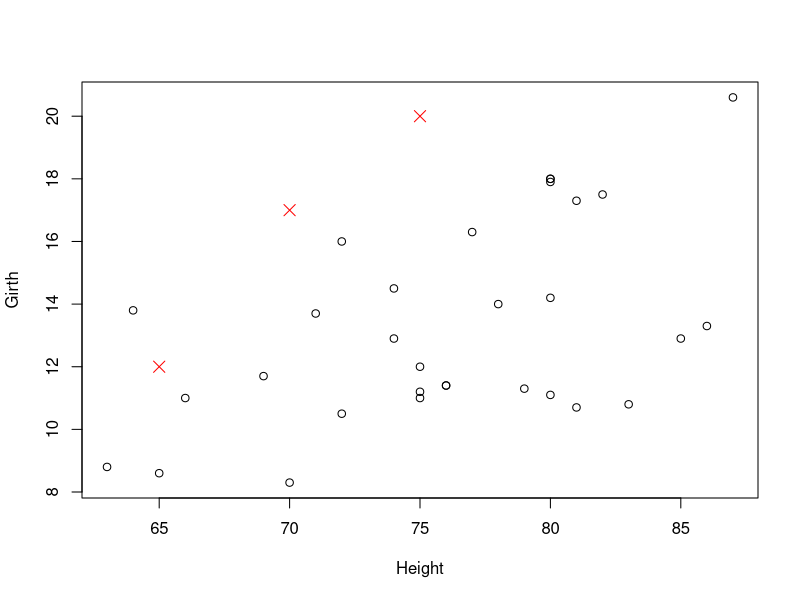
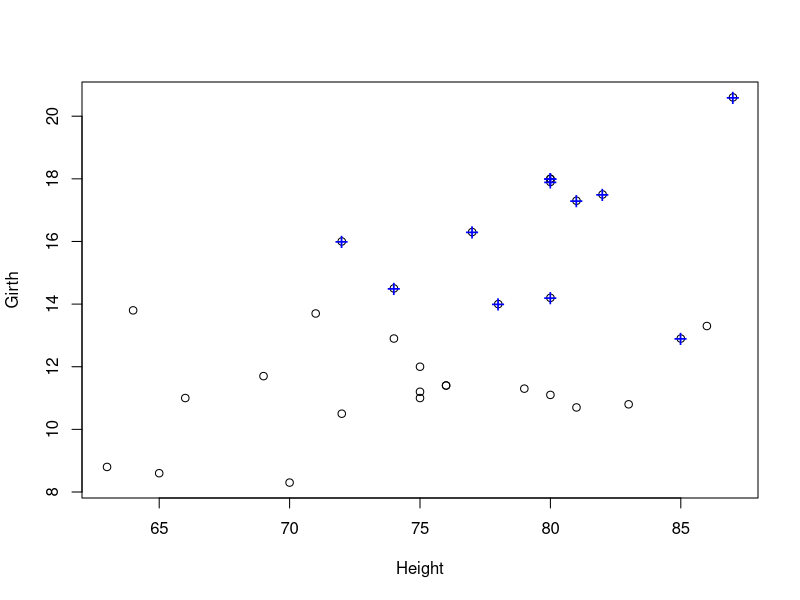
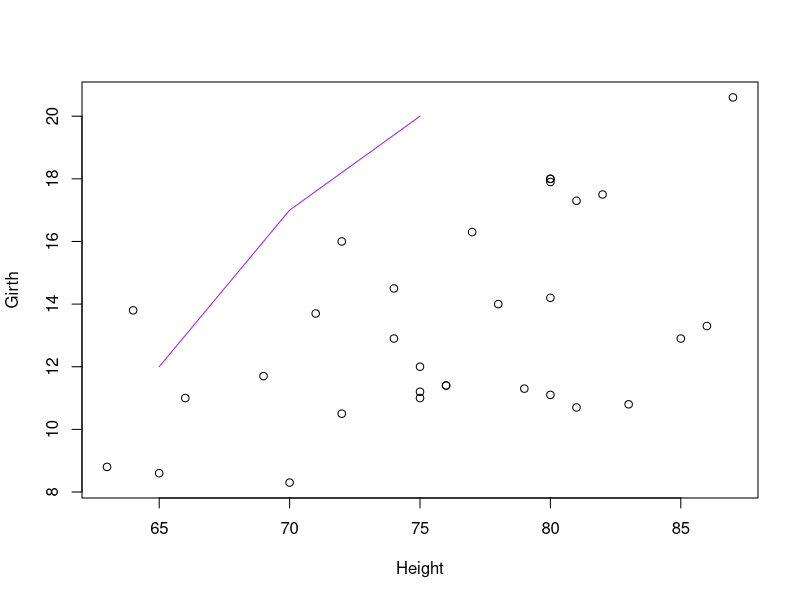
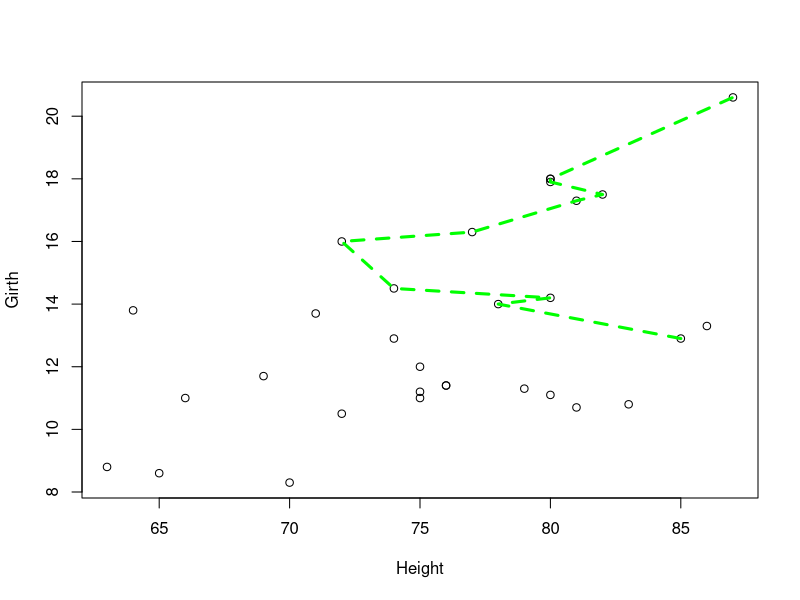
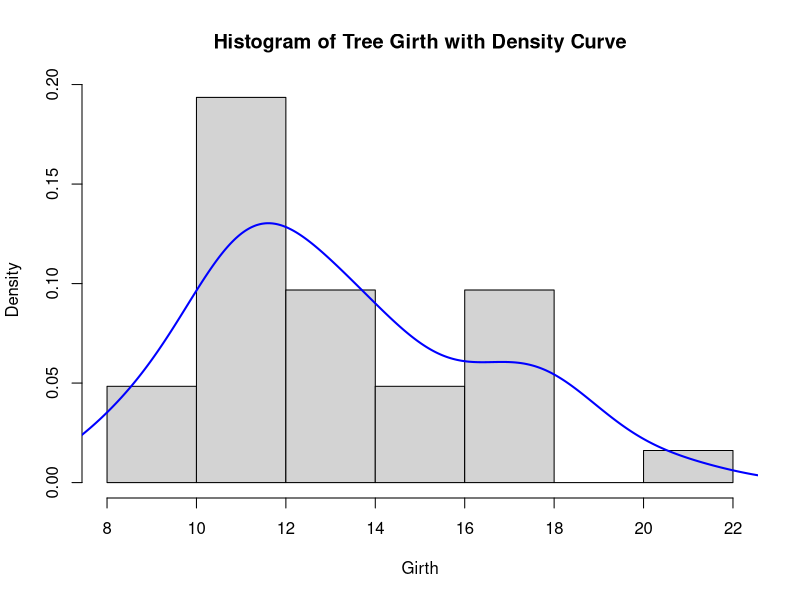

The R script that drew these images, in order:
## ---- chunk 1
plot(Girth ~ Height, data = trees)
points(c(65, 70, 75), c(12, 17, 20), pch = 4, col = "red", cex = 1.5)
## ---- chunk 2
# Find the observations (trees) with an above average (mean) volume
volume_index <- with(trees, Volume > mean(Volume))
# Plot the tree girths against height
plot(Girth ~ Height, data = trees)
# Add a blue + to the observations with an above average volume
points(Girth ~ Height, data = trees[volume_index, ], pch = "+", col = "blue", cex = 1.5)
## ---- chunk 3
plot(Girth ~ Height, data = trees) 
# Self-generated points
coords_mat <- cbind(c(65, 70, 75), c(12, 17, 20))
lines(coords_mat, col = "purple")
## ---- chunk 4
plot(Girth ~ Height, data = trees)
lines(Girth ~ Height, data = trees[volume_index, ], col = "green", lty = 2, lwd = 3)
## ---- chunk 5
hist(trees$Girth, prob = TRUE, main = "Histogram of Tree Girth with Density Curve", xlab = "Girth")
lines(density(trees$Girth), lwd = 2, col = "blue")
